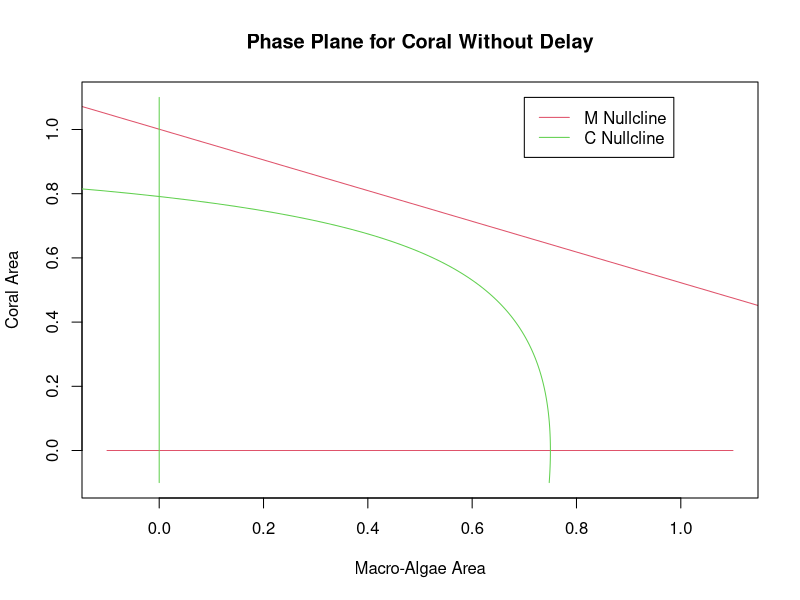

Recreate this plot in R. (Note: this script raises an error after producing the figure.)
a <- 0.6
g <- 0.2
gamma <- 0.8
r <- 0.05
d <- 0.001

cMin <- -0.1
cMax <-  1.1
mMin <- -0.1
mMax <-  1.1
par(xpd=FALSE)

c1 <- seq(cMin, cMax, by=.01)
m1 <- 1.0-(a+d)/(r-a)-(1-a/(r-a))*c1    ### x null-cline

plot(m1,c1, xlim=c(mMin, mMax),ylim=c(cMin, cMax),col=2,type="l",
     main="Phase Plane for Coral Without Delay",
     xlab="Macro-Algae Area",ylab="Coral Area")
points (c(mMin,mMax),c(0.0,0.0),col=2,type="l")

c2 <- seq(cMin, cMax, by=.01)
m2 <- 1.0+(1.0-gamma)/gamma*c2 -g/gamma/(1.0-c2)   ### y null-cline
points (m2,c2,col=3,type="l")
points (c(0.0,0.0),c(cMin,cMax),col=3,type="l")

par(xpd=TRUE)

legend (0.7,1.1,c("M Nullcline","C Nullcline"),col=c(2,3), lty=c(1,1))

vectorField <- function(mat,coral,a,g,gamma,r,d)
    {
        turf  <- 1.0 - mat - coral
        fx    <- a*mat*coral-g*mat/(mat+turf)+gamma*mat*turf
        fy    <- r*turf*coral-d*coral-a*mat*coral
        return(c(fx,fy))
    }

m1 <- seq(0, 1.1, by=.10)
c  <- m1
vx <- numeric(length(m1))
vy <- numeric(length(c))
dt <- 0.030;
for (x in m1)
{
    lupe <- 0
    for (y in y2)
        {
            lupe <- lupe + 1
            v <- vectorField(m1,c,a,g,gamma,r,d)
            vx[lupe] <- v[1]
            vy[lupe] <- v[2]
        }
    vecLength = sqrt(vx*vx+vy*vy)
    endx <- x + vx*dt/vecLength
    endy <- y2 + vy*dt/vecLength
    arrows(x,y2, endx, endy,length=dt*3, col=1,angle=20);
}
